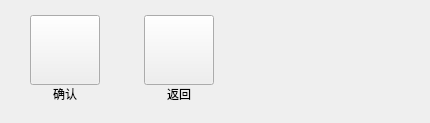
       <widget class="QWidget" name="controlLoginOutPage">
        <layout class="QHBoxLayout" name="horizontalLayout_6">
         <property name="spacing">
          <number>44</number>
         </property>
         <property name="leftMargin">
          <number>30</number>
         </property>
         <property name="topMargin">
          <number>15</number>
         </property>
         <property name="rightMargin">
          <number>30</number>
         </property>
         <property name="bottomMargin">
          <number>20</number>
         </property>
         <item>
          <layout class="QVBoxLayout" name="verticalLayout_17">
           <property name="spacing">
            <number>0</number>
           </property>
           <item>
            <widget class="QPushButton" name="loginOutOkBtn">
             <property name="minimumSize">
              <size>
               <width>70</width>
               <height>70</height>
              </size>
             </property>
             <property name="maximumSize">
              <size>
               <width>70</width>
               <height>70</height>
              </size>
             </property>
             <property name="text">
              <string/>
             </property>
             <property name="autoRepeatDelay">
              <number>500</number>
             </property>
             <property name="autoRepeatInterval">
              <number>200</number>
             </property>
            </widget>
           </item>
           <item>
            <widget class="QLabel" name="loginOutOkBtnLabel">
             <property name="maximumSize">
              <size>
               <width>70</width>
               <height>16777215</height>
              </size>
             </property>
             <property name="text">
              <string>确认</string>
             </property>
             <property name="alignment">
              <set>Qt::AlignCenter</set>
             </property>
            </widget>
           </item>
          </layout>
         </item>
         <item>
          <layout class="QVBoxLayout" name="verticalLayout_18">
           <property name="spacing">
            <number>0</number>
           </property>
           <item>
            <widget class="QPushButton" name="loginOutBackBtn">
             <property name="minimumSize">
              <size>
               <width>70</width>
               <height>70</height>
              </size>
             </property>
             <property name="maximumSize">
              <size>
               <width>70</width>
               <height>70</height>
              </size>
             </property>
             <property name="text">
              <string/>
             </property>
             <property name="autoRepeatDelay">
              <number>500</number>
             </property>
             <property name="autoRepeatInterval">
              <number>200</number>
             </property>
            </widget>
           </item>
           <item>
            <widget class="QLabel" name="loginOutBackBtnLabel">
             <property name="maximumSize">
              <size>
               <width>70</width>
               <height>16777215</height>
              </size>
             </property>
             <property name="text">
              <string>返回</string>
             </property>
             <property name="alignment">
              <set>Qt::AlignCenter</set>
             </property>
            </widget>
           </item>
          </layout>
         </item>
         <item>
          <spacer name="horizontalSpacer_2">
           <property name="orientation">
            <enum>Qt::Horizontal</enum>
           </property>
           <property name="sizeHint" stdset="0">
            <size>
             <width>186</width>
             <height>20</height>
            </size>
           </property>
          </spacer>
         </item>
        </layout>
       </widget>
